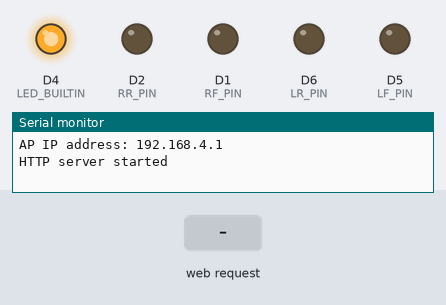
Simulated run of this sketch. Board: ESP8266 (NodeMCU). Parts: output pins drawn as LEDs (lit = HIGH, except the on-board LED, lit = LOW), the last lines printed to the serial monitor. The inputs (shaded band) are chosen by the test bench.

Above: at 1.2 s.
1.3 s: HTTP request GET /command?move=1 received
At 1.7 s:
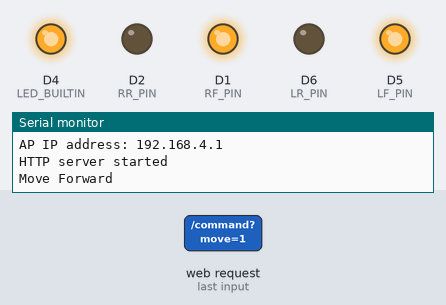
2.8 s: HTTP request GET /command?move=0 received
At 4.0 s:
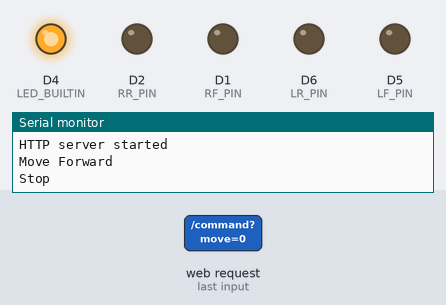
Timing chart, 0 to 5.8 s (numbered marks = the images above; inputs shaded):
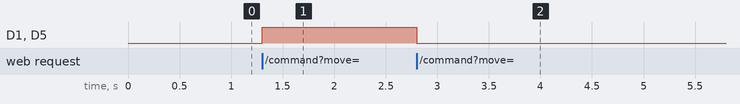

Measured:
- after the input at 1.3 s, D1 (RF_PIN), D5 (LF_PIN): LOW → HIGH at once
- after the input at 2.8 s, D1 (RF_PIN), D5 (LF_PIN): HIGH → LOW at once

The sketch:

esp_AP_L293D_MotorDriver.ino
```cpp
#include <Arduino.h>
#include <ESP8266WiFi.h>
#include <ESP8266WebServer.h>

class APManager {
public:
    void setupAP(const char* ssid, const char* password) {
        WiFi.softAP(ssid, password);
        IPAddress myIP = WiFi.softAPIP();
        Serial.print("AP IP address: ");
        Serial.println(myIP);
    }
};

class CarController {
private:
    int LED;
    int right_forward;
    int right_reverse;
    int left_forward;
    int left_reverse;

public:
    // Initialization with pin configuration
    void begin(int pinLED, int pinRightForward, int pinRightReverse, int pinLeftForward, int pinLeftReverse) {
        LED = pinLED;
        right_forward = pinRightForward;
        right_reverse = pinRightReverse;
        left_forward = pinLeftForward;
        left_reverse = pinLeftReverse;

        pinMode(LED, OUTPUT);
        pinMode(right_forward, OUTPUT);
        pinMode(right_reverse, OUTPUT);
        pinMode(left_forward, OUTPUT);
        pinMode(left_reverse, OUTPUT);
    }

    void controlCar(int v_dir) {
        String status;
        digitalWrite(LED, HIGH);

        // Implementing the direction logic
        if (v_dir == 0) {
            status = "Stop";
            Serial.println(status);
            digitalWrite(right_forward, LOW);
            digitalWrite(right_reverse, LOW);
            digitalWrite(left_forward, LOW);
            digitalWrite(left_reverse, LOW);
        } else if (v_dir == 1) {
            status = "Move Forward";
            Serial.println(status);
            digitalWrite(right_forward, HIGH);
            digitalWrite(right_reverse, LOW);
            digitalWrite(left_forward, HIGH);
            digitalWrite(left_reverse, LOW);
        } else if (v_dir == -1) {
            status = "Move backward";
            Serial.println(status);
            digitalWrite(right_forward, LOW);
            digitalWrite(right_reverse, HIGH);
            digitalWrite(left_forward, LOW);
            digitalWrite(left_reverse, HIGH);
        } else if (v_dir == 2) {
            status = "Turn Right";
            Serial.println(status);
            digitalWrite(right_forward, HIGH);
            digitalWrite(right_reverse, LOW);
            digitalWrite(left_forward, LOW);
            digitalWrite(left_reverse, LOW);
        } else if (v_dir == -2) {
            status = "Turn Left";
            Serial.println(status);
            digitalWrite(right_forward, LOW);
            digitalWrite(right_reverse, LOW);
            digitalWrite(left_forward, HIGH);
            digitalWrite(left_reverse, LOW);
        } else if (v_dir == 3) {
            status = "Turn sharp left";
            Serial.println(status);
            digitalWrite(right_forward, LOW);
            digitalWrite(right_reverse, HIGH);
            digitalWrite(left_forward, HIGH);
            digitalWrite(left_reverse, LOW);
        } else if (v_dir == 4) { // Changed from 3 to 4 for sharp right
            status = "Turn sharp right";
            Serial.println(status);
            digitalWrite(right_forward, HIGH);
            digitalWrite(right_reverse, LOW);
            digitalWrite(left_forward, LOW);
            digitalWrite(left_reverse, HIGH);
        }

        digitalWrite(LED, LOW);
    }
};

class WebServerManager {
    ESP8266WebServer server;
    CarController *carController; // Pointer to CarController

public:
    // Constructor to pass a reference to CarController
    WebServerManager(CarController &controller) : carController(&controller) {}

    void setupServer() {
        server.on("/", std::bind(&WebServerManager::handleRoot, this));
        server.on("/command", std::bind(&WebServerManager::handleCommand, this));
        server.begin();
        Serial.println("HTTP server started");
    }

    void handleClient() {
        server.handleClient();
    }

private:
    void handleRoot() {
        String page = "<html><head><script>"
                      "function sendCommand(command) {"
                      "var xhr = new XMLHttpRequest();"
                      "xhr.open('GET', '/command?move=' + command, true);"
                      "xhr.send();"
                      "}"
                      "</script></head><body>"
                      "<h1>Car Control</h1>"
                      "<button onclick=\"sendCommand('0')\">Stop</button>"
                      "<button onclick=\"sendCommand('1')\">Forward</button>"
                      "<button onclick=\"sendCommand('-1')\">Backward</button>"
                      "<button onclick=\"sendCommand('2')\">Turn Right</button>"
                      "<button onclick=\"sendCommand('-2')\">Turn Left</button>"
                      "<button onclick=\"sendCommand('3')\">Sharp Left</button>"
                      "<button onclick=\"sendCommand('4')\">Sharp Right</button>"
                      "</body></html>";
        server.send(200, "text/html", page);
    }

    void handleCommand() {
        if (server.hasArg("move")) {
            int moveCommand = server.arg("move").toInt();
            carController->controlCar(moveCommand);
        }
        server.send(200, "text/plain", "OK");
    }
};


APManager apManager;
CarController carController;
WebServerManager webServerManager(carController);


int LED_PIN = LED_BUILTIN;//D3;
int RF_PIN = D1;//IN1
int RR_PIN = D2;//IN2
int LF_PIN = D5;//IN3
int LR_PIN = D6;//IN4

void setup() {
    Serial.begin(9600);
    apManager.setupAP("ESP8266-Car1", "password123");
    carController.begin(LED_PIN, RF_PIN, RR_PIN, LF_PIN, LR_PIN);
    webServerManager.setupServer();
}

void loop() {
    webServerManager.handleClient();
}
```
